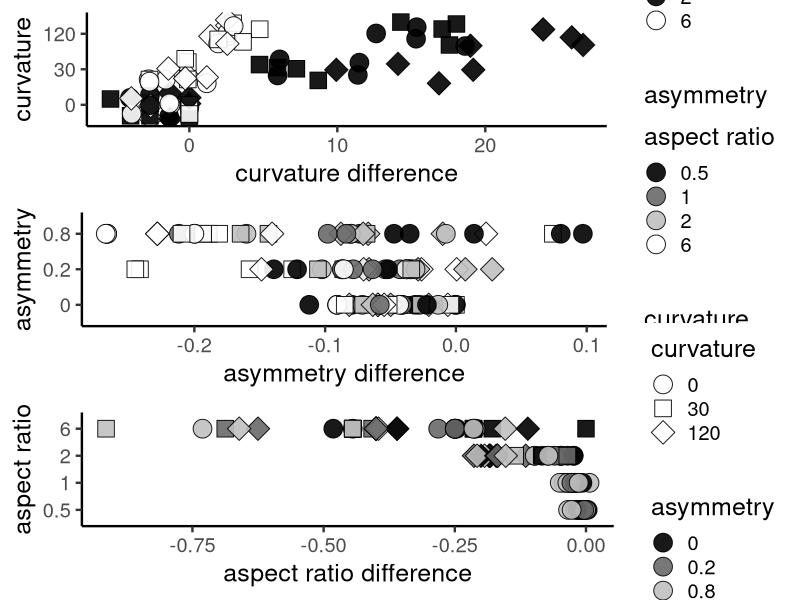

The R source for this figure:
### Created by SHC, April 2018

### This code analyzes the results of the image parsing sensitivity test

library(RColorBrewer)
library(plyr)
library(dplyr)
library(ggplot2)
library(gridExtra)
library(xtable)
theme_set(theme_classic(base_size=18))

# Read in the results of the reclicking assay
art_egg_database_raw <- read.delim("analyze_data/art_eggs_database.csv",stringsAsFactors=T)

# Filter out hte results in which aspect ratio was equal to or below 1 with curvature
# Axiomatically curvature cannot be deteceted in a sphere
# We additional define curvature as not measureable for oblate spheroids (aspect ratio < 1)
art_egg_database_filtered <- art_egg_database_raw %>% 
            filter(!(real_ar %in% c("0.5","1") & real_curv == "30")) %>% 
            mutate(im_curvature_deg = ifelse(real_ar %in% c("0.5","1"),NA,im_curvature_deg))

# Set up the reclicking dataframe
art_egg_database <- art_egg_database_filtered %>% rename(
            genus = cg,
            species = cs,
            image = im_status,
            # get measurements
            X1 = im_length_straight,
            X1px = im_length_straight_px,
            X2 = im_width,
            X2px = im_width_px,
            asym = im_asym,
            curv = im_curvature_deg
            # set up the final values
            ) %>% mutate(
            # calculating volume and aspect ratio from image measurements
            vol = ((4/3) * pi * (X1/2) * (X2/2)^2),
            ar = ifelse(!is.na(X1),
                        X1 / X2,
                        X1px / X2px),
            # calculate ellipticity as defined by Baker, Stoddard
            el = ar - 1,
            # calculate asymmetry as ratio - 1,
            asym = asym - 1,
            real_asym = real_asym - 1,
            # calculate differences
            diffar = real_ar - ar,
            diffcurv = real_curv - curv,
            diffasym = real_asym - asym,
            fracdiffar = diffar / real_ar,
            fracdiffcurv = diffcurv / real_curv,
            fracdiffasym = diffasym / real_asym,
            # log10 transformations
            logX1 = log10(X1),
            logX2 = log10(X2),
            logvol = log10(vol),
            logar = log10(ar),
            sqasym = sqrt(asym),
            sqcurv = sqrt(curv),
            logrealar = log10(real_ar),
            logrealasym = sqrt(real_asym),
            logrealcurv = sqrt(real_curv),
            real_ar = as.character(real_ar),
            real_curv = factor(real_curv,levels=c("0","30","120")),
            real_asym = as.character(real_asym)
            # Use these values to remove curvature for aspect ratios equal to or below 1
            ) %>% mutate(curv = ifelse(real_ar %in% c("0.5","1"),NA,curv)
            ) %>% mutate(sqcurv = ifelse(real_ar %in% c("0.5","1"),NA,sqcurv)
            # these final transformations select the main measurements used downstream
            ) %>% select(
                genus,species,
                X1,X2,logX1,logX2,ar,
                el,curv,asym,vol,logar,logvol,
                diffar,diffasym,diffcurv,
                fracdiffar,fracdiffasym,fracdiffcurv,
                real_ar,real_curv,real_asym,
                sqasym,sqcurv,logrealar,logrealasym,logrealcurv
            )

cols <- c("black","#696969","#C0C0C0","white")
shaps <- c(21,22,23,24)

gcurv <- ggplot(art_egg_database %>% filter(!(real_ar %in% c(0.5,1))),aes(x = diffcurv, y = factor(real_curv,levels=c("0","30","120")), shape = real_asym, fill = real_ar)) + 
        geom_jitter(size=6,alpha=0.9,color = "black") + 
        scale_shape_manual(values = shaps) + 
        scale_fill_manual(values = cols[c(1,4)]) + 
        xlab("curvature difference") + 
        ylab("curvature") + 
        guides(fill = guide_legend(title = "aspect ratio",override.aes = list(shape = 21)),
                shape = guide_legend(title = "asymmetry"))


gasym <- ggplot(art_egg_database,aes(x = diffasym, y = real_asym, shape = real_curv, fill = real_ar)) + 
        geom_point(size=6,alpha=0.9,color = "black") + 
        scale_shape_manual(values = shaps) + 
        scale_fill_manual(values = cols) + 
        xlab("asymmetry difference") + 
        ylab("asymmetry") + 
        guides(fill = guide_legend(title = "aspect ratio",override.aes = list(shape = 21)),
                shape = guide_legend(title = "curvature"))

gar<- ggplot(art_egg_database,aes(x = diffar, y = real_ar, fill = real_asym, shape = real_curv)) + 
        geom_point(size=6,alpha=0.9,color = "black")  + 
        scale_shape_manual(values = shaps) + 
        scale_fill_manual(values = cols) + 
        xlab("aspect ratio difference") + 
        ylab("aspect ratio") + 
        guides(fill = guide_legend(title = "asymmetry",override.aes = list(shape = 21)),
                shape = guide_legend(title = "curvature"))


pdf(file="Figure_art_reclicking.pdf",height=14,width=8,useDingbats=F)
print(grid.arrange(gcurv,gasym,gar,ncol=1))
dev.off()

table_art <- art_egg_database %>% group_by(real_ar,real_asym,real_curv) %>% 
    summarise(mean_diffar = mean(diffar,na.rm=T),
        mean_diffasym = mean(diffasym,na.rm=T),
        mean_diffcurv = mean(diffcurv,na.rm=T)) %>% 
    arrange(real_ar,real_asym,real_curv) %>% 
    select(real_ar,real_asym,real_curv,mean_diffar,mean_diffasym,mean_diffcurv) %>% 
    rename("aspect ratio" = real_ar,
        "asymmetry" = real_asym,
        "curvature" = real_curv,
        "mean aspect ratio discrepancy" = mean_diffar,
        "mean asymmetry discrepancy" = mean_diffasym,
        "mean curvature discrepancy" = mean_diffcurv)


print(xtable(table_art,digits = c(2,2,2,2,2,2,2),align = c("|l|","|l|","l|","l|","p{0.1\\textwidth}|","p{0.1\\textwidth}|","p{0.1\\textwidth}|")),include.rownames=F,file="art_table_latex.txt")


